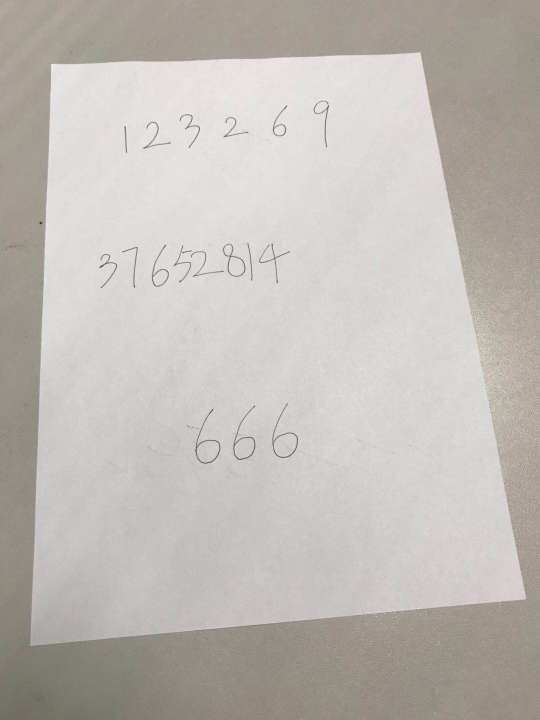
#> input picture assignment4/input.jpg, 1080 x 1440 px (shown at 1/2 size)
$ python main.py   (older library calls are emulated)
#> lines starting #> are read from the running program, lines starting #| are printed output that depends on the picture; after the words box and inside, x2 and y2 are one past the last pixel; in counts of white or black regions, pixels touching at a corner belong together
### assignment4/getA4.py
import cv2
import numpy as np


def getA4():
    img = cv2.imread('./input.jpg', 0)
#> img: shape (1440, 1080); min 33, max 254, mean 188

    edges = cv2.Canny(img, 120, 240)
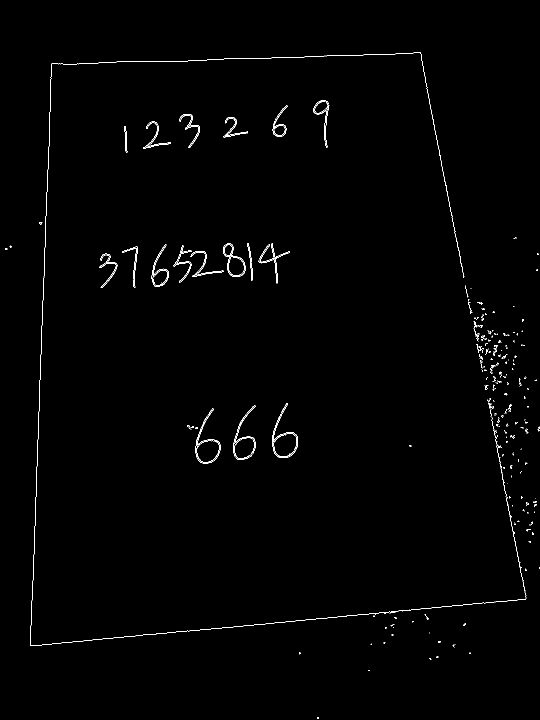
#> edges: shape (1440, 1080) (shown at 1/2 size); 0.7% white in thin lines or dots
    # cv2.imwrite('./edges.jpg', edges)

    raw_lines = cv2.HoughLines(edges, 1, np.pi / 180, 140)
#> raw_lines = [[106, 0.0349], [-804, 2.95], [134, 1.54], [1289, 1.48], [1286, 1.48]]

    lines = raw_lines
#> lines has the same summary as raw_lines

    # [7 lines of commented-out code are left out]
    n = len(lines)
#> n = 5
    points = []
    for i in range(n - 1):
        for j in range(i + 1, n):
            rho1, theta1 = lines[i][0]
            rho2, theta2 = lines[j][0]

            l1_tan = np.tan(theta1)
            l2_tan = np.tan(theta2)

            k1 = -1 / l1_tan
            k2 = -1 / l2_tan

            # 斜率乘积为-1，使用范围进行近似判断
            if -2 <= k1 * k2 < -0.05 or 0.05 <= k1 * k2 <= 3:
                # 解出方程组直接得到交点
                x = int((rho1 / np.cos(theta1) - rho2 /
                         np.cos(theta2)) / (l1_tan - l2_tan))
                y = int((rho1 / np.sin(theta1) - rho2 / np.sin(theta2)) /
                        (1 / l1_tan - 1 / l2_tan))

                flag = True
                for y0, x0 in points:
                    dis = (x - x0)**2 + (y - y0)**2
                    if dis < 100:
                        # print("this point isn't selected:", x, y)
                        flag = False
                        break
                if flag is True:
                    # 通过debug发现opencv的坐标映射和我想的有点出入，需要交换x和y
                    points.append((y, x))
#> after the loop, points = [(101, 130), (61, 1288), (839, 104), (1052, 1201)]

    # 在ponits中进行透视变换，输出为原图大小
    points = sorted(points, key=lambda x: x[1])
#> points = [(839, 104), (101, 130), (1052, 1201), (61, 1288)]
    height, width = img.shape
#> height = 1440; width = 1080

    pts1 = np.float32([points[1], points[0], points[3], points[2]])
#> pts1 = [[101, 130], [839, 104], [61, 1288], [1052, 1201]]
    pts2 = np.float32([[0, 0], [width, 0], [0, height], [width, height]])

    M = cv2.getPerspectiveTransform(pts1, pts2)
#> M = [[1.47, 0.0508, -155], [0.0617, 1.75, -234.1], [-3.6e-05, 0.000318, 1]]

    dst = cv2.warpPerspective(img, M, (width, height))
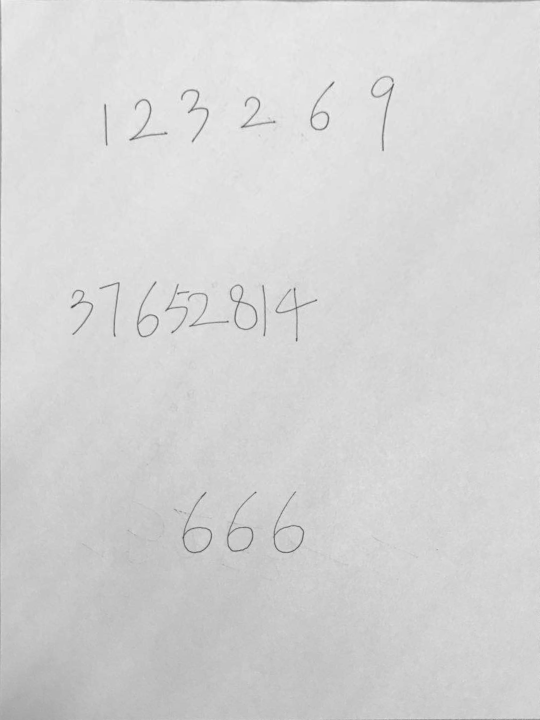
#> dst: shape (1440, 1080) (shown at 1/2 size); min 57, max 252, mean 212.2

    cv2.imwrite('./getA4.jpg', dst)

    return dst


# [2 lines that do not run on import are left out]

### assignment4/prepare_test_data.py
import cv2
import numpy as np


def get_row_hist(binary_img):
    m, n = binary_img.shape
    row_hist = [0] * m
    for i in range(m):
        row_hist[i] = n - np.count_nonzero(binary_img[i, :])

    return row_hist


def split_row(img, row_hist):
    up = []
    down = []

    for i in range(10, len(row_hist)):
        if row_hist[i] > 0 and row_hist[i - 1] == 0:
            up.append(i - 10)
        elif row_hist[i] == 0 and row_hist[i - 1] > 0:
            down.append(i + 10)

    res = []
    if len(up) == len(down):
        for i in range(len(down)):
            res.append(img[up[i]:down[i], :])

    return res


def sort_contours(contours):
    temp = [cv2.boundingRect(cnt)[0] for cnt in contours]
    a = {temp[i]: i for i in range(len(temp))}
    temp = sorted(temp)
    res = []

    for i in range(len(temp)):
        res.append(contours[a[temp[i]]])

    return res


def img2mnist(origin):
    m, n = origin.shape
    # origin = cv2.GaussianBlur(origin, (3, 3), 0)

    kernel = cv2.getStructuringElement(cv2.MORPH_CROSS, (3, 3))
    origin = cv2.erode(origin, kernel, iterations=2)

    # 图片反转变换
    def _reverse(t): return 255 - t
    vfunc = np.vectorize(_reverse)
    temp = vfunc(origin.reshape(1, m * n)).reshape(m, n)

    # 将res转成28*28的图片
    scale = max(m, n) / 28
    res = cv2.resize(temp, (int(n / scale), int(m / scale)),
                     interpolation=cv2.INTER_NEAREST)

    m, n = res.shape
    if m != 28 and n != 28:
        print("m and n are not 28 at the same time!")
        exit(-1)
    else:
        if m == 28 and n < 28:
            # 横着pad
            pad_width = int((28 - n) / 2)
            final_res = np.lib.pad(res, ((0, 0), (pad_width, 28 - n - pad_width)),
                                   'constant', constant_values=0)
        elif m < 28 and n == 28:
            pad_height = int((28 - m) / 2)
            final_res = np.lib.pad(res, ((pad_height, 28 - m - pad_height), (0, 0)),
                                   'constant', constant_values=0)
        else:
            print('error: transforming to mnist img', m, n)
            exit(-1)

    if final_res.shape != (28, 28):
        print('error: transforming to mnist img', m, n)
        exit(-1)

    return final_res


def split(img, row_id):
    _, binary = cv2.threshold(img, 170, 255, cv2.THRESH_BINARY)

    # cv2.imwrite('./process/binary.jpg', binary)

    # 形态学图像处理(膨胀腐蚀)
    kernel = cv2.getStructuringElement(cv2.MORPH_CROSS, (3, 3))
    erosion = cv2.erode(binary, kernel, iterations=2)

    # 轮廓检测
    image, contours, hierarchy = cv2.findContours(
        erosion, cv2.RETR_TREE, cv2.CHAIN_APPROX_SIMPLE)

    n = len(contours)

    contours = sort_contours(contours)

    outputs = []
    for i in range(0, n):
        cnt = contours[i]
        x, y, w, h = cv2.boundingRect(cnt)
        if w <= 55 and h <= 55:
            pass
        else:
            if w > 500:
                pass
            else:
                # cv2.rectangle(img, (x, y), (x + w, y + h), (0, 255, 0), 2)
                part_img = img[y:y + h, x:x + w]
                outputs.append(part_img)

    for i in range(0, len(outputs)):
        res = img2mnist(outputs[i])
        cv2.imwrite('./process/%d_%d.jpg' % (row_id, i), res)


def prepare_test_data():
    img = cv2.imread('./getA4.jpg')
#> img: shape (1440, 1080, 3); min 56, max 248, mean 212.2
    gray = cv2.cvtColor(img, cv2.COLOR_BGR2GRAY)

    # 通过阀值进行前后景的分割
    # 这里的170是试出来的，为的是让所有的线段都可以被分离出来
    ret, thresh = cv2.threshold(gray, 170, 255, cv2.THRESH_BINARY)
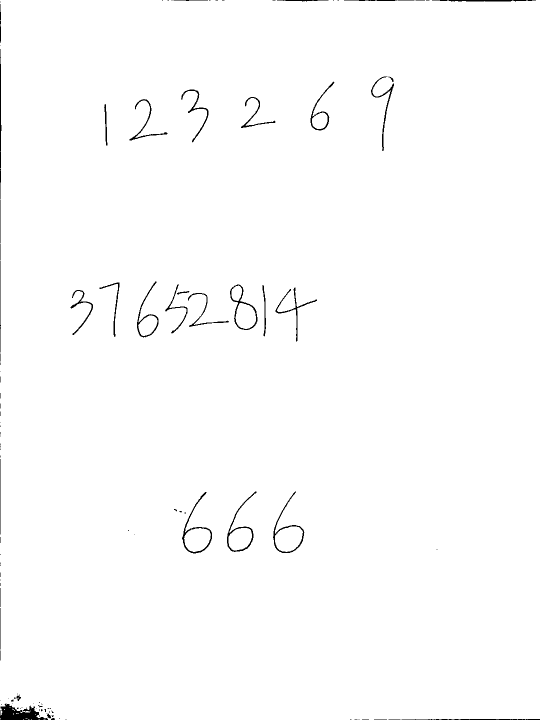
#> thresh: shape (1440, 1080) (shown at 1/2 size); 99.1% white; 117 black regions (78 under 20 px), largest, box (x1, y1, x2, y2) and area: (0, 1407, 96, 1440) 1764, (364, 984, 424, 1107) 753, (546, 983, 609, 1106) 709
    thresh = thresh[70:-70, 70:-70]
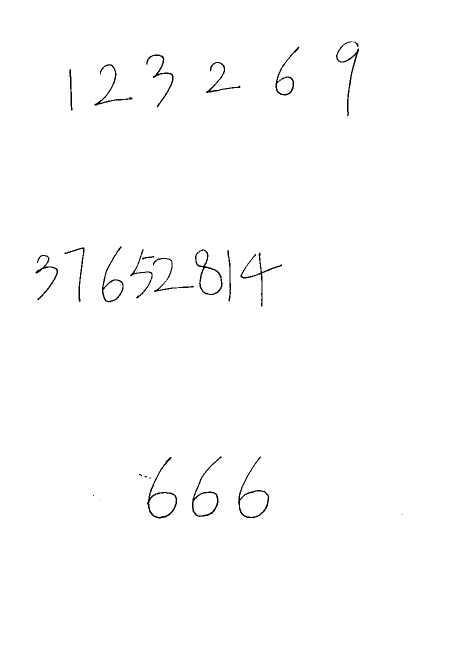
#> thresh: shape (1300, 940) (shown at 1/2 size); 99.3% white; black in thin lines or dots, all inside (x1, y1, x2, y2) = (71, 83, 805, 1037)

    row_hist = get_row_hist(thresh)
#> after the loop in get_row_hist, `for i in range(m):`: row_hist = 1300 values, max 75 at index 985, min 0 at index 0, mean 6.91
    rows = split_row(thresh, row_hist)
#> after the loop in split_row, `for i in range(10, len(row_hist)):`: down = [242, 623, 1047]; up = [73, 483, 903]
#> the loop in split_row, `for i in range(len(down)):` made 3 passes
#> after the loop in split_row, `for i in range(len(down)):`: res = 3 items
#> rows = 3 items

    outputs = []
    for i in range(len(rows)):
        outputs.append(split(rows[i], i))
#> this loop made 3 passes
#> pass 1, in split, `_, binary = cv2.threshold(img, 170, 255, cv2.THRESH_BINARY)`:
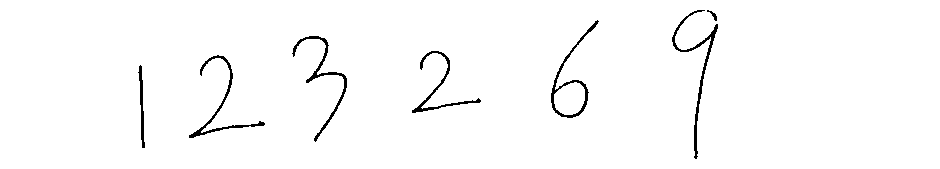
#> binary: shape (169, 940); 98.2% white; black in thin lines or dots, all inside (x1, y1, x2, y2) = (138, 10, 718, 159)
#> pass 1, in split, `erosion = cv2.erode(binary, kernel, iterations=2)`:
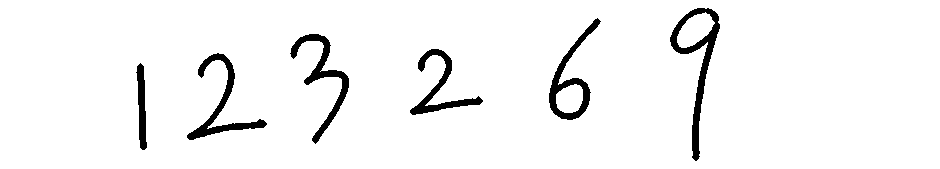
#> erosion: shape (169, 940); 95.6% white; 6 black regions, box (x1, y1, x2, y2) and area: (670, 8, 720, 161) 1598, (290, 34, 349, 144) 1260, (187, 53, 267, 140) 1260, (549, 18, 601, 120) 1199, (410, 49, 483, 115) 1061, (136, 63, 147, 150) 585
#> pass 1, in img2mnist, `final_res = np.lib.pad(res, ((0, 0), (pad_width, 28 - n - pad_width)),..`:
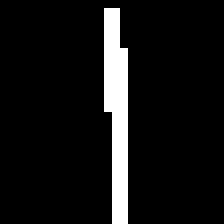
#> final_res: shape (28, 28) int32 (shown 8 times larger); 7.9% white in thin lines or dots, all inside (x1, y1, x2, y2) = (13, 1, 16, 28)
#> after the loop, outputs = 3 items

    return outputs


# [2 lines that do not run on import are left out]

### assignment4/identify.py
import tensorflow as tf
import os
import numpy as np
import cv2

from mnist_deep import deepnn

checkpoint_dir = './checkpoint'


def get_test_data():
#> (the run stopped early here; a loop or call above may not have finished)
